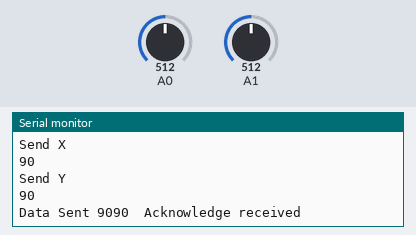
Bench run of a sketch on a simulated Arduino Uno, built with avr-gcc and run on an emulated ATmega328P. Parts: the last lines printed to the serial monitor. Inputs (shaded band) come from the test bench; at power-on: A0 = 512, A1 = 512. No radio packets arrive unless stated.

Above: at 2.8 s.
2.9 s: A0 set to 716
At 3.8 s:
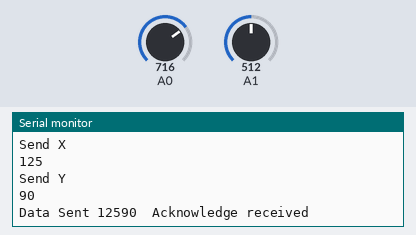
4.4 s: A1 set to 716
At 5.7 s:
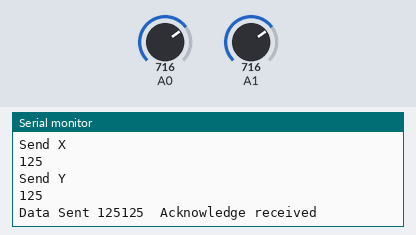
5.9 s: A0 set to 900
At 6.8 s:
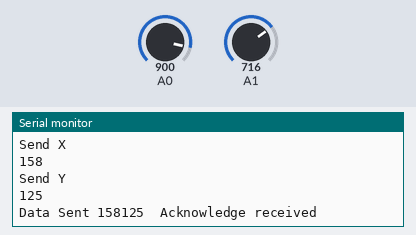
7.4 s: A1 set to 900
At 8.6 s:
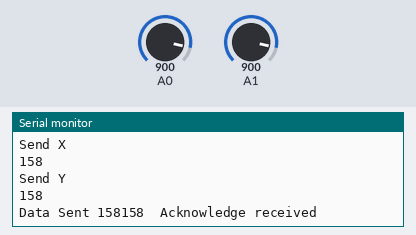
Timing chart, 0 to 9.9 s (numbered marks = the images above; inputs shaded):
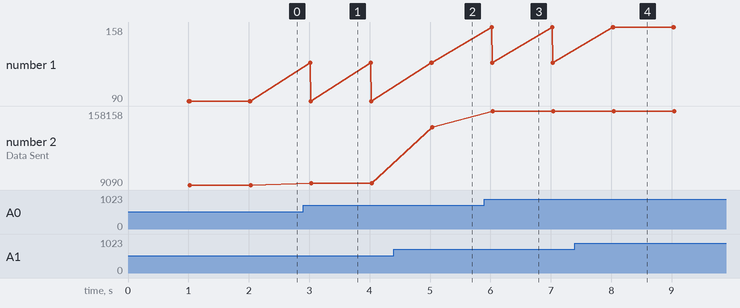

Measured:
- after the input at 2.9 s, the serial monitor: prints a new line after 0.11 s (image 1)
- after the input at 4.4 s, the serial monitor: prints a new line after 0.64 s (image 2)
- after the input at 5.9 s, the serial monitor: prints a new line after 0.12 s (image 3)
- after the input at 7.4 s, the serial monitor: prints a new line after 0.64 s (image 4)
- plotted number 2: 9090 → 12590 after the input at 2.9 s, 12590 → 125125 after the input at 4.4 s, 125125 → 158125 after the input at 5.9 s, 158125 → 158158 after the input at 7.4 s

The sketch:

SimpleSend.ino
```cpp
// SimpleTx - the master or the transmitter

#include <SPI.h>
#include <nRF24L01.h>
#include <RF24.h>

#define CE_PIN A2
#define CSN_PIN A3

const byte slaveAddress[5] = {'R', 'x', 'A', 'A', 'A'};

RF24 radio(CE_PIN, CSN_PIN); // Create a Radio

int radioJoystickAngles[2];

unsigned long currentMillis;
unsigned long prevMillis;
unsigned long txIntervalMillis = 1000; // send once per second

void setup()
{
    Serial.begin(9600);

    Serial.println("SimpleTx Starting");

    radio.begin();
    radio.setDataRate(RF24_250KBPS);
    radio.setRetries(3, 5); // delay, count
    radio.openWritingPipe(slaveAddress);
}

//====================

void loop()
{
    currentMillis = millis();
    if (currentMillis - prevMillis >= txIntervalMillis)
    {
        send();
        prevMillis = millis();
    }
}

//====================

void send()
{

    int xPotValue = analogRead(A0);
    int xAngleValue = map(xPotValue, 0, 1023, 0, 180);
    int yPotValue = analogRead(A1);
    int yAngleValue = map(yPotValue, 0, 1023, 0, 180);

    Serial.println("Send X");
    Serial.println(xAngleValue);
    Serial.println("Send Y");
    Serial.println(yAngleValue);

    int radioJoystickAngles[2] = {xAngleValue, yAngleValue};

    bool rslt;
    rslt = radio.write(&radioJoystickAngles, sizeof(radioJoystickAngles));
    // Always use sizeof() as it gives the size as the number of bytes.
    // For example if dataToSend was an int sizeof() would correctly return 2

    Serial.print("Data Sent ");
    Serial.print(radioJoystickAngles[0]);
    Serial.print(radioJoystickAngles[1]);
    if (rslt)
    {
        Serial.println("  Acknowledge received");
    }
    else
    {
        Serial.println("  Tx failed");
    }
}
```
